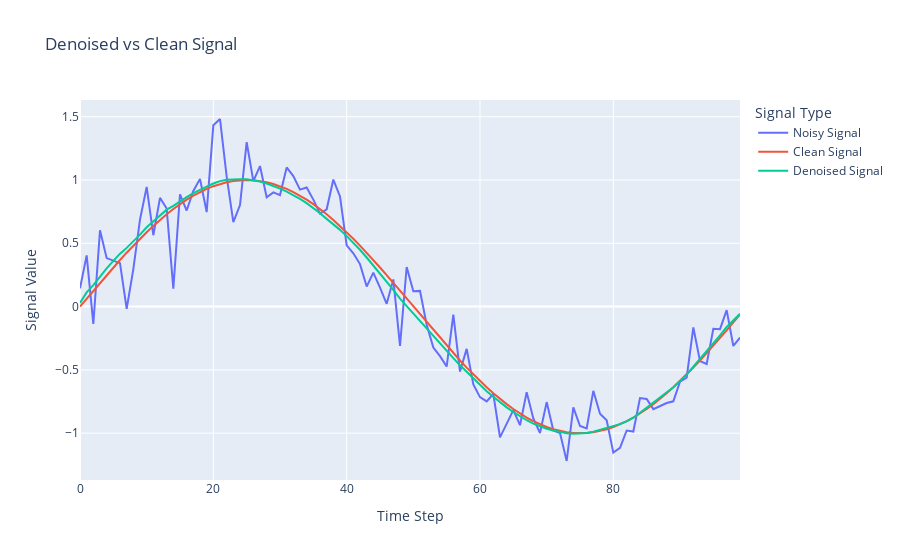

Here is the notebook cell this chart was saved with:
### Markdown cell above
## Inference data

### Code cell
# 加载模型
device = torch.device("cuda" if torch.cuda.is_available() else "cpu")

# 假设你有一个定义好的模型类
model = LSTMDenoiser(input_size=1, hidden_size=64, num_layers=2)
model.to(device)

# 加载已训练的模型权重
checkpoint = torch.load("models/best_model.pth", map_location=device)
model.load_state_dict(checkpoint['model_state_dict'])
model.eval()  # 设置模型为评估模式

# 预测降噪结果
with torch.no_grad():
    denoised_signal = model(noisy_batches[0])  # 添加 batch 维度 (1, sequence_length, input_size)
    denoised_signal = denoised_signal.squeeze(0)  # 移除 batch 维度，形状为 (sequence_length, input_size)

# 绘制降噪结果与干净信号的对比
fig3 = go.Figure()

# 绘制第一个 batch 的噪声信号、干净信号和去噪信号
fig3.add_trace(go.Scatter(y=noisy_batches[0].squeeze().cpu().numpy(), mode='lines', name='Noisy Signal'))  # 噪声信号
fig3.add_trace(go.Scatter(y=clean_batches[0].squeeze().cpu().numpy(), mode='lines', name='Clean Signal'))  # 干净信号
fig3.add_trace(go.Scatter(y=denoised_signal.squeeze().cpu().numpy(), mode='lines', name='Denoised Signal'))  # 去噪信号

fig3.update_layout(
    title='Denoised vs Clean Signal',
    xaxis_title='Time Step',
    yaxis_title='Signal Value',
    legend_title='Signal Type'
)

fig3.show()
